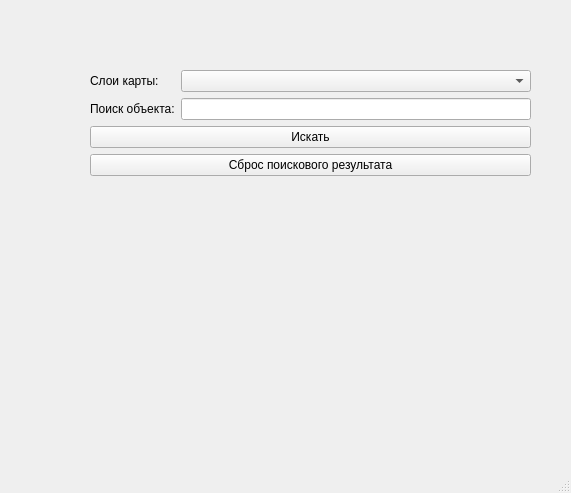
<?xml version="1.0" encoding="UTF-8"?>
<ui version="4.0">
 <class>MainWindow</class>
 <widget class="QMainWindow" name="MainWindow">
  <property name="geometry">
   <rect>
    <x>0</x>
    <y>0</y>
    <width>571</width>
    <height>493</height>
   </rect>
  </property>
  <property name="windowTitle">
   <string>MainWindow</string>
  </property>
  <widget class="QWidget" name="centralwidget">
   <widget class="QWidget" name="formLayoutWidget">
    <property name="geometry">
     <rect>
      <x>90</x>
      <y>70</y>
      <width>441</width>
      <height>351</height>
     </rect>
    </property>
    <layout class="QFormLayout" name="formLayout">
     <item row="0" column="0">
      <widget class="QLabel" name="label">
       <property name="text">
        <string>Слои карты:</string>
       </property>
      </widget>
     </item>
     <item row="0" column="1">
      <widget class="QComboBox" name="comboBox">
       <property name="currentText">
        <string/>
       </property>
      </widget>
     </item>
     <item row="1" column="1">
      <widget class="QLineEdit" name="lineEdit"/>
     </item>
     <item row="1" column="0">
      <widget class="QLabel" name="label_2">
       <property name="text">
        <string>Поиск объекта:</string>
       </property>
      </widget>
     </item>
     <item row="2" column="0" colspan="2">
      <widget class="QPushButton" name="pushButton">
       <property name="text">
        <string>Искать</string>
       </property>
      </widget>
     </item>
     <item row="3" column="0" colspan="2">
      <widget class="QPushButton" name="pushButton_2">
       <property name="text">
        <string>Сброс поискового результата</string>
       </property>
      </widget>
     </item>
    </layout>
   </widget>
  </widget>
  <widget class="QMenuBar" name="menubar">
   <property name="geometry">
    <rect>
     <x>0</x>
     <y>0</y>
     <width>571</width>
     <height>26</height>
    </rect>
   </property>
  </widget>
  <widget class="QStatusBar" name="statusbar"/>
 </widget>
 <resources/>
 <connections/>
</ui>
